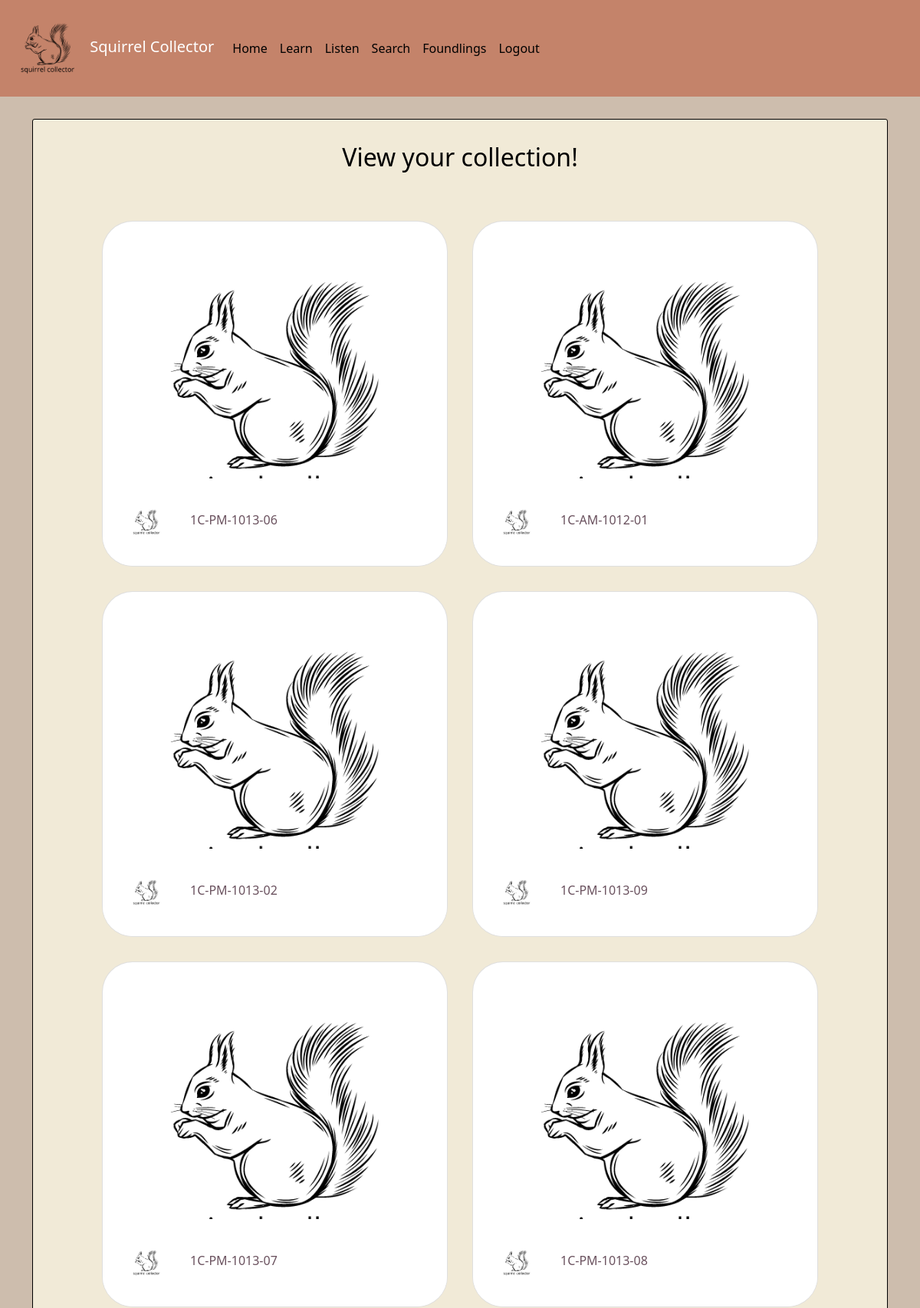
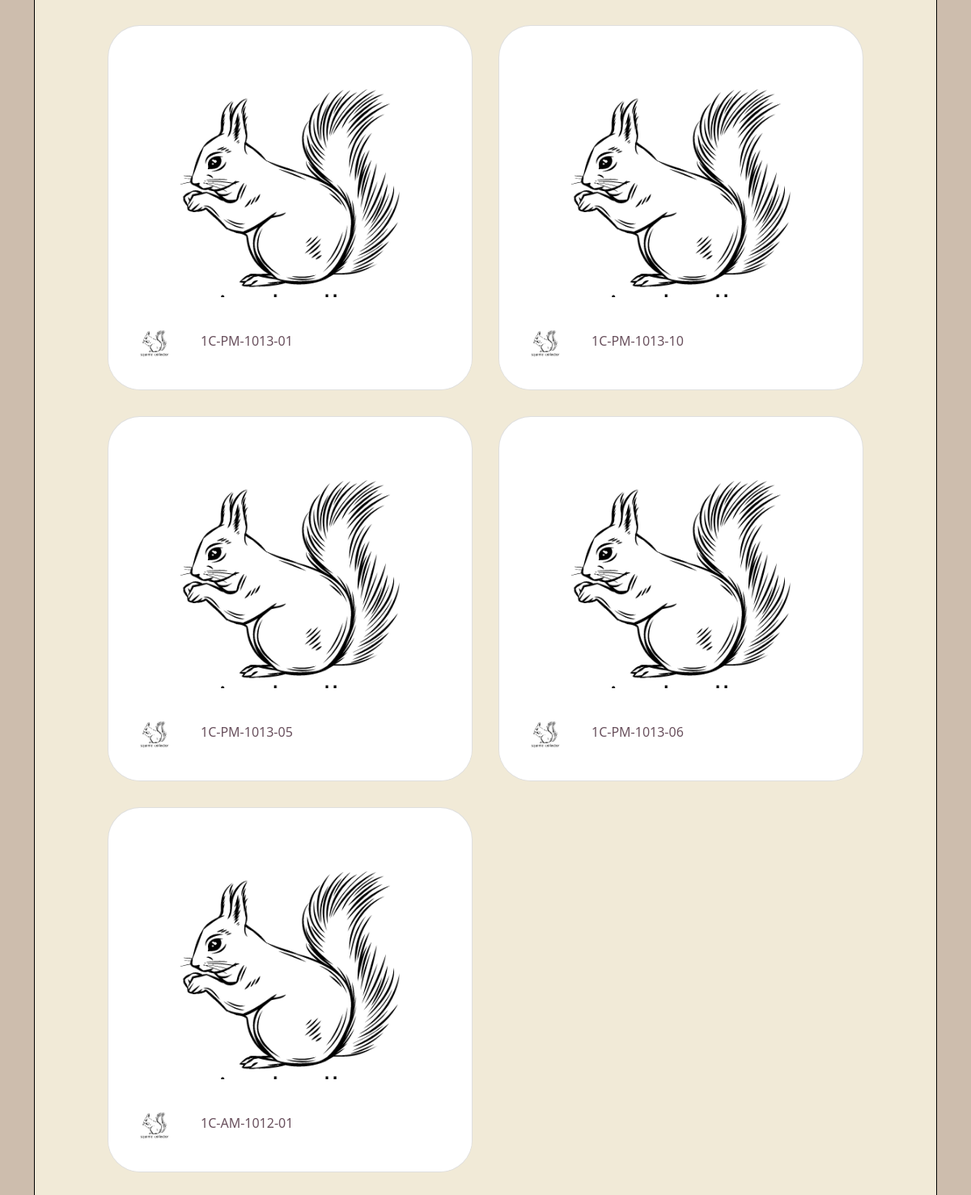
Page /squirrels (signed in) on the committed database (2 pictures, top to bottom).
### tables this page shows
CREATE TABLE "test@test.com" (
	x TEXT, 
	y TEXT, 
	unique_squirrel_id TEXT, 
	hectare TEXT, 
	shift TEXT, 
	date TEXT, 
	hectare_squirrel_number TEXT, 
	age TEXT, 
	primary_fur_color TEXT, 
	combination_of_primary_and TEXT, 
	location TEXT, 
	above_ground_sighter TEXT, 
	running BOOLEAN, 
	chasing BOOLEAN, 
	climbing BOOLEAN, 
	eating BOOLEAN, 
	foraging BOOLEAN, 
	kuks BOOLEAN, 
	quaas BOOLEAN, 
	moans BOOLEAN, 
	tail_flags BOOLEAN, 
	tail_twitches BOOLEAN, 
	approaches BOOLEAN, 
	indifferent BOOLEAN, 
	runs_from BOOLEAN, 
	geocoded_column TEXT, 
	highlight_fur_color TEXT, 
	color_notes TEXT, 
	other_activities TEXT
);

### main.py (the view)
@app.route("/squirrels")
@login_required
def squirrels_showcase():
    try:
        squirrels = pd.read_sql_table(current_user.get_id(),
                                      con=db.engine)
    except ValueError:
        flash(f'No squirrels found!', 'success')
        return redirect(url_for('home'))
    else:
        squirrel_list = []
        for idx, row in squirrels.iterrows():
            squirrel_list.append(row)
        return render_template('showcase.html',
                               subtitle="View your collection!",
                               data=squirrel_list, stringme=strshort)

### main.py (called while the page is built)
@login_manager.user_loader
def load_user(user_id):
    return User.query.get(user_id)

    def get_id(self):
        return self.email

### templates/showcase.html (shortened to what this page needs)
{% extends "layout.html" %} {% block content %} <div class='content-section'>
    <h2 style="text-align:center">{{ subtitle }}</h2>
    <ul class="cards"> {% for index in range(data|length) %} <li>
            <a href="" class="card">
                <img src="static/squirrel.png" class="card__image" alt="" />
                <div class="card__overlay">
                    <div class="card__header">
                        <svg class="card__arc" xmlns="http://www.w3.org/2000/svg">
                            <path />
                        </svg>
                        <img class="card__thumb" src="static/squirrel.png" alt="" />
                        <div class="card__header-text">
                            <h3 class="card__title">{{data[index][2]}}</h3>
                        </div>
                    </div>
                </div>
            </a>
        </li> {% endfor %} </ul>
</div> {% endblock content %}

### templates/layout.html (shortened to what this page needs)
<!DOCTYPE html>
<html>
<head>
    <link href="https://cdn.jsdelivr.net/npm/bootstrap@5.0.2/dist/css/bootstrap.min.css" rel="stylesheet">
    <link rel="stylesheet" type="text/css" href="{{ url_for('static', filename='main.css') }}">
</head>
<body>
    <header class="site-header">
        <nav class="navbar navbar-expand-md navbar-dark bg-steel fixed-top nav-justified">
            <div class="container-fluid">
                <a class="navbar-brand mr-4" href="/"> <img src="/static/squirrel.png" alt="logo" width="100" height="100" class="d-inline-block "> Squirrel Collector</a>
                <div class="collapse navbar-collapse" id="navbarToggle">
                    <div class="navbar-nav mr-auto">
                        <a class="nav-item nav-link" href="/">Home</a>
                        <a class="nav-item nav-link" href="/learn">Learn</a>
                        <a class="nav-item nav-link" href="/listen">Listen</a>
                        {% if current_user.is_authenticated %}
                        <a class="nav-item nav-link" href="/squirrel_search">Search</a>
                        <a class="nav-item nav-link" href="/squirrels">Foundlings</a>
                        <a class="nav-item nav-link" href="/logout">Logout</a>
                        {% endif %}
                    </div>
                </div>
            </div>
        </nav>
    </header>
    <main role="main" class="container">
        <div class="row">
            <div class="col-md-0" style= 'margin-top: 75px; margin-bottom: 25px;'>
                 {% block content %}{% endblock %}
            </div>
        </div>
    </main>
</body>
</html>

### static/main.css (style rules this page uses)
body { background: #cdbdad; color: #000000; margin-top: 5rem; }
h1, h2, h3, h4, h5, h6 { color: #000000; }
.bg-steel { background-color: #c4836a; }
.site-header .navbar-nav .nav-link { color: #000000; }
.content-section { background: #f1ead7; padding: 30px; border: 1px solid #000000; border-radius: 3px; margin-bottom: 10px; }
img { border-radius: 100%; }
a { color: #5b4f45; text-decoration: none; }
:root { --surface-color: #fff; --curve: 40; }
* { box-sizing: border-box; }
.cards { display: grid; grid-template-columns: repeat(auto-fit, minmax(300px, 1fr)); gap: 2rem; margin: 4rem 5vw; padding: 0; list-style-type: none; }
.card { position: relative; display: block; height: 100%; border-radius: calc(var(--curve) * 1px); overflow: hidden; text-decoration: none; }
.card__image { width: 100%; height: auto; }
.card__overlay { position: absolute; bottom: 0; left: 0; right: 0; z-index: 1; border-radius: calc(var(--curve) * 1px); background-color: var(--surface-color); transform: translateY(100%); transition: .2s ease-in-out; }
.card__header { position: relative; display: flex; align-items: center; gap: 2em; padding: 2em; border-radius: calc(var(--curve) * 1px) 0 0 0; background-color: var(--surface-color); transform: translateY(-100%); transition: .2s ease-in-out; }
.card__arc { width: 80px; height: 80px; position: absolute; bottom: 100%; right: 0; z-index: 1; }
.card__thumb { flex-shrink: 0; width: 50px; height: 50px; border-radius: 50%; }
.card__title { font-size: 1em; margin: 0 0 .3em; color: #6A515E; }

### rows in the picture
test@test.com: unique_squirrel "1C-PM-1013-06"
test@test.com: unique_squirrel "1C-AM-1012-01"
test@test.com: unique_squirrel "1C-PM-1013-02"
test@test.com: unique_squirrel "1C-PM-1013-09"
test@test.com: unique_squirrel "1C-PM-1013-07"
test@test.com: unique_squirrel "1C-PM-1013-08"
test@test.com: unique_squirrel "1C-PM-1013-01"
test@test.com: unique_squirrel "1C-PM-1013-10"
test@test.com: unique_squirrel "1C-PM-1013-05"
test@test.com: unique_squirrel "1C-PM-1013-06"
test@test.com: unique_squirrel "1C-AM-1012-01"

### other values in the picture
{{ subtitle }} "View your collection!"
